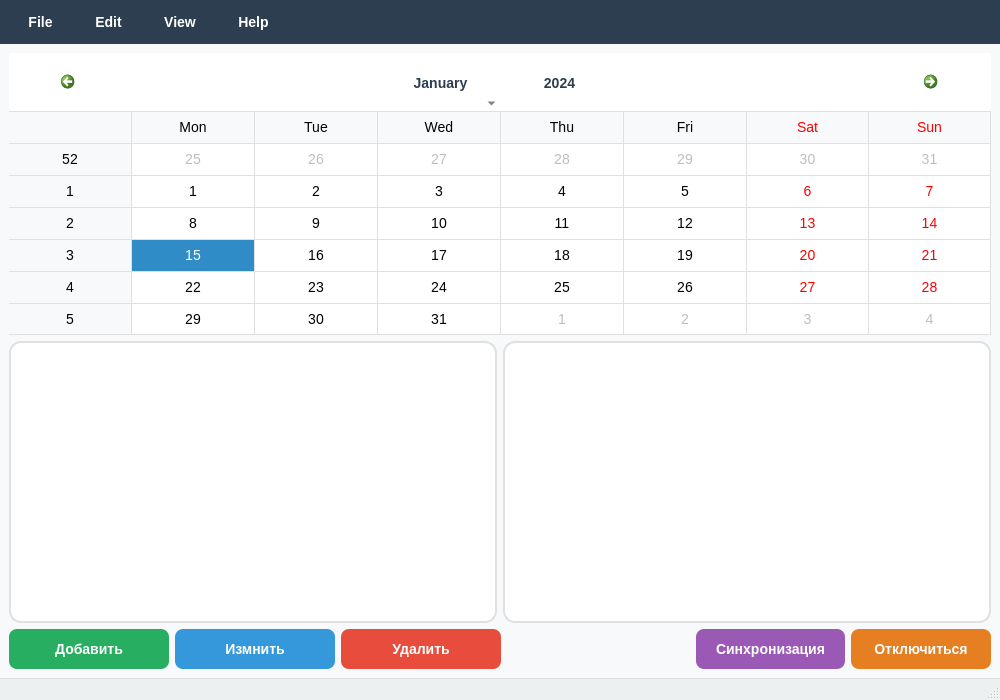
<?xml version="1.0" encoding="UTF-8"?>
<ui version="4.0">
 <class>MainWindow</class>
 <widget class="QMainWindow" name="MainWindow">
  <property name="geometry">
   <rect>
    <x>0</x>
    <y>0</y>
    <width>1000</width>
    <height>700</height>
   </rect>
  </property>
  <property name="windowTitle">
   <string>Календарь</string>
  </property>
  <property name="styleSheet">
   <string notr="true">QMainWindow {
    background-color: #f8f9fa;
    font-family: 'Segoe UI', Arial, sans-serif;
}</string>
  </property>
  <widget class="QWidget" name="centralWidget">
   <layout class="QVBoxLayout" name="verticalLayout">
    <item>
     <widget class="QCalendarWidget" name="calendarWidget">
      <property name="styleSheet">
       <string notr="true">/*Менять тут*/
/*Глобальное*/
QCalendarWidget QToolButton {
    height: 36px;
    min-width: 80px;
    font-size: 14px;
    font-weight: 600;
    padding: 8px 16px;
    margin: 2px;
}
QCalendarWidget QToolButton:hover {
    background-color: #f0f4f8;
    border-color: #3498db;
}
QCalendarWidget QToolButton:pressed {
    background-color: #e3f2fd;
}

/*Выбор месяца*/
QCalendarWidget QMenu {
    background-color: white;
    padding: 8px;
}
QCalendarWidget QMenu:item {
    padding: 6px 12px;
    color: #2c3e50;
}
QCalendarWidget QMenu::item:selected {
    background-color: #3498db;
    color: white;
}
QCalendarWidget QMenu::item:pressed {
    background-color: #2980b9;
    color: white;
}

/*Год*/
QCalendarWidget QSpinBox {
    width: 100px;
    font-size: 14px;
    font-weight: 500;
    color: #2c3e50;
    background-color: white;
    border: 2px solid #e0e0e0;
    border-radius: 8px;
    padding: 6px 12px;
    selection-background-color: #3498db;
    selection-color: white;
}

/* Загаловок/месяц/дата/ стрелки */
QCalendarWidget QWidget#qt_calendar_navigationbar {
    background-color: white;
    border-bottom: 1px solid #e0e0e0;
    padding: 10px;
}
QCalendarWidget QWidget#qt_calendar_navigationbar QToolButton {
    background-color: transparent;
    border: none;
    color: #2c3e50;
    font-weight: 600;
}
QCalendarWidget QWidget#qt_calendar_navigationbar QToolButton:hover {
    color: #3498db;
    background-color: #f0f4f8;
    border-radius: 6px;
}

/* Дни */
QCalendarWidget QTableView {
    alternate-background-color: #f8f9fa;
    gridline-color: #e0e0e0;
}
QCalendarWidget QTableView::item:hover {
    background-color: #f0f4f8;
    border-radius: 4px;
}
QCalendarWidget QAbstractItemView:enabled {
    font-size: 14px;
}</string>
      </property>
      <property name="gridVisible">
       <bool>true</bool>
      </property>
     </widget>
    </item>
    <item>
     <layout class="QHBoxLayout" name="horizontalLayout">
      <item>
       <widget class="QListWidget" name="eventsList">
        <property name="styleSheet">
         <string notr="true">QListWidget {
    font-size: 14px;
    border: 2px solid #e0e0e0;
    border-radius: 12px;
    padding: 12px;
    background-color: white;
    outline: none;
}
QListWidget::item {
    padding: 12px 16px;
    margin: 4px 0;
    border: 2px solid #e0e0e0;
    border-radius: 8px;
    background-color: white;
    font-weight: 500;
}
QListWidget::item:hover {
    background-color: #f8f9fa;
    border-color: #3498db;
    transform: translateY(-1px);
}
QListWidget::item:selected {
    background-color: #3498db;
    color: white;
    border-color: #2980b9;
    font-weight: 600;
}
QListWidget::item:selected:hover {
    background-color: #2980b9;
    border-color: #2471a3;
}
QScrollBar:vertical {
    border: none;
    background-color: #f8f9fa;
    width: 12px;
    margin: 0px;
    border-radius: 6px;
}

QScrollBar::handle:vertical {
    background-color: #bdc3c7;
    border-radius: 6px;
    min-height: 30px;
}
QScrollBar::handle:vertical:hover {
    background-color: #95a5a6;
}
QScrollBar::add-line:vertical, QScrollBar::sub-line:vertical {
    height: 0px;
}</string>
        </property>
       </widget>
      </item>
      <item>
       <widget class="QTextEdit" name="eventDetails">
        <property name="styleSheet">
         <string notr="true">QTextEdit {
    font-size: 14px;
    border: 2px solid #e0e0e0;
    border-radius: 12px;
    padding: 16px;
    background-color: white;
    line-height: 1.6;
}
QTextEdit:focus {
    border-color: #3498db;
}
QScrollBar:vertical {
    border: none;
    background-color: #f8f9fa;
    width: 12px;
    margin: 0px;
    border-radius: 6px;
}
QScrollBar::handle:vertical {
    background-color: #bdc3c7;
    border-radius: 6px;
    min-height: 30px;
}
QScrollBar::handle:vertical:hover {
    background-color: #95a5a6;
}</string>
        </property>
       </widget>
      </item>
     </layout>
    </item>
    <item>
     <layout class="QHBoxLayout" name="buttonLayout">
      <item>
       <widget class="QPushButton" name="addButton">
        <property name="minimumSize">
         <size>
          <width>160</width>
          <height>40</height>
         </size>
        </property>
        <property name="styleSheet">
         <string notr="true">QPushButton {
    background-color: #27ae60;
    color: white;
    border: none;
    border-radius: 8px;
    padding: 12px 20px;
    font-size: 14px;
    font-weight: 600;
    min-width: 120px;
}

QPushButton:hover {
    background-color: #219a52;
    transform: translateY(-1px);
}

QPushButton:pressed {
    background-color: #1e8749;
    transform: translateY(0px);
}

QPushButton:disabled {
    background-color: #bdc3c7;
    color: #7f8c8d;
}</string>
        </property>
        <property name="text">
         <string>Добавить</string>
        </property>
       </widget>
      </item>
      <item>
       <widget class="QPushButton" name="editButton">
        <property name="minimumSize">
         <size>
          <width>160</width>
          <height>40</height>
         </size>
        </property>
        <property name="styleSheet">
         <string notr="true">QPushButton {
    background-color: #3498db;
    color: white;
    border: none;
    border-radius: 8px;
    padding: 12px 20px;
    font-size: 14px;
    font-weight: 600;
    min-width: 120px;
}

QPushButton:hover {
    background-color: #2980b9;
    transform: translateY(-1px);
}

QPushButton:pressed {
    background-color: #2471a3;
    transform: translateY(0px);
}

QPushButton:disabled {
    background-color: #bdc3c7;
    color: #7f8c8d;
}</string>
        </property>
        <property name="text">
         <string>Измнить</string>
        </property>
       </widget>
      </item>
      <item>
       <widget class="QPushButton" name="deleteButton">
        <property name="minimumSize">
         <size>
          <width>160</width>
          <height>40</height>
         </size>
        </property>
        <property name="styleSheet">
         <string notr="true">QPushButton {
    background-color: #e74c3c;
    color: white;
    border: none;
    border-radius: 8px;
    padding: 12px 20px;
    font-size: 14px;
    font-weight: 600;
    min-width: 120px;
}

QPushButton:hover {
    background-color: #c0392b;
    transform: translateY(-1px);
}

QPushButton:pressed {
    background-color: #a93226;
    transform: translateY(0px);
}

QPushButton:disabled {
    background-color: #bdc3c7;
    color: #7f8c8d;
}</string>
        </property>
        <property name="text">
         <string>Удалить</string>
        </property>
       </widget>
      </item>
      <item>
       <spacer name="horizontalSpacer">
        <property name="orientation">
         <enum>Qt::Orientation::Horizontal</enum>
        </property>
        <property name="sizeHint" stdset="0">
         <size>
          <width>40</width>
          <height>20</height>
         </size>
        </property>
       </spacer>
      </item>
      <item>
       <widget class="QPushButton" name="syncButton">
        <property name="minimumSize">
         <size>
          <width>140</width>
          <height>40</height>
         </size>
        </property>
        <property name="styleSheet">
         <string notr="true">QPushButton {
    background-color: #9b59b6;
    color: white;
    border: none;
    border-radius: 8px;
    padding: 12px 20px;
    font-size: 14px;
    font-weight: 600;
    min-width: 100px;
}

QPushButton:hover {
    background-color: #8e44ad;
    transform: translateY(-1px);
}

QPushButton:pressed {
    background-color: #7d3c98;
    transform: translateY(0px);
}</string>
        </property>
        <property name="text">
         <string>Синхронизация</string>
        </property>
       </widget>
      </item>
      <item>
       <widget class="QPushButton" name="disconnectButton">
        <property name="styleSheet">
         <string notr="true">QPushButton {
    background-color: #e67e22;
    color: white;
    border: none;
    border-radius: 8px;
    padding: 12px 20px;
    font-size: 14px;
    font-weight: 600;
    min-width: 100px;
}

QPushButton:hover {
    background-color: #d35400;
    transform: translateY(-1px);
}

QPushButton:pressed {
    background-color: #ba4a00;
    transform: translateY(0px);
}</string>
        </property>
        <property name="text">
         <string>Отключиться</string>
        </property>
       </widget>
      </item>
     </layout>
    </item>
   </layout>
  </widget>
  <widget class="QMenuBar" name="menuBar">
   <property name="geometry">
    <rect>
     <x>0</x>
     <y>0</y>
     <width>1000</width>
     <height>48</height>
    </rect>
   </property>
   <property name="styleSheet">
    <string notr="true">QMenuBar {
    background-color: #2c3e50;
    color: white;
    font-size: 14px;
    font-weight: 500;
    padding: 4px;
    border: none;
}

QMenuBar::item {
    background-color: transparent;
    padding: 8px 16px;
    border-radius: 4px;
    margin: 2px;
}

QMenuBar::item:selected {
    background-color: #3498db;
}

QMenuBar::item:pressed {
    background-color: #2980b9;
}</string>
   </property>
   <widget class="QMenu" name="menuFile">
    <property name="styleSheet">
     <string notr="true">QMenu {
    background-color: white;
    border: 1px solid #e0e0e0;
    border-radius: 8px;
    padding: 8px;
}

QMenu::item {
    padding: 8px 24px 8px 16px;
    border-radius: 4px;
    margin: 2px;
}

QMenu::item:selected {
    background-color: #3498db;
    color: white;
}

QMenu::item:disabled {
    color: #bdc3c7;
}</string>
    </property>
    <property name="title">
     <string>File</string>
    </property>
    <addaction name="actionExit"/>
    <addaction name="actionExport"/>
    <addaction name="actionImport"/>
    <addaction name="actionSettings_3"/>
   </widget>
   <widget class="QMenu" name="menuEdit">
    <property name="title">
     <string>Edit</string>
    </property>
   </widget>
   <widget class="QMenu" name="menuView">
    <property name="title">
     <string>View</string>
    </property>
   </widget>
   <widget class="QMenu" name="menuHelp">
    <property name="title">
     <string>Help</string>
    </property>
    <addaction name="actionAbout"/>
   </widget>
   <addaction name="menuFile"/>
   <addaction name="menuEdit"/>
   <addaction name="menuView"/>
   <addaction name="menuHelp"/>
  </widget>
  <widget class="QStatusBar" name="statusBar">
   <property name="styleSheet">
    <string notr="true">QStatusBar {
    background-color: #ecf0f1;
    color: #2c3e50;
    font-size: 12px;
    padding: 8px;
    border-top: 1px solid #e0e0e0;
}</string>
   </property>
  </widget>
  <action name="actionExit">
   <property name="text">
    <string>Выход</string>
   </property>
   <property name="shortcut">
    <string>Ctrl+Q</string>
   </property>
  </action>
  <action name="actionAbout">
   <property name="text">
    <string>About</string>
   </property>
  </action>
  <action name="actionExport">
   <property name="text">
    <string>Export</string>
   </property>
  </action>
  <action name="actionImport">
   <property name="text">
    <string>Import</string>
   </property>
  </action>
  <action name="actionManageNotifications">
   <property name="text">
    <string>actionManageNotifications</string>
   </property>
  </action>
  <action name="actionSettings_2">
   <property name="text">
    <string>actionSettings</string>
   </property>
  </action>
  <action name="actionSettings_3">
   <property name="text">
    <string>menuSettings</string>
   </property>
  </action>
 </widget>
 <resources/>
 <connections>
  <connection>
   <sender>actionExit</sender>
   <signal>triggered()</signal>
   <receiver>MainWindow</receiver>
   <slot>close()</slot>
   <hints>
    <hint type="sourcelabel">
     <x>-1</x>
     <y>-1</y>
    </hint>
    <hint type="destinationlabel">
     <x>20</x>
     <y>20</y>
    </hint>
   </hints>
  </connection>
 </connections>
</ui>
